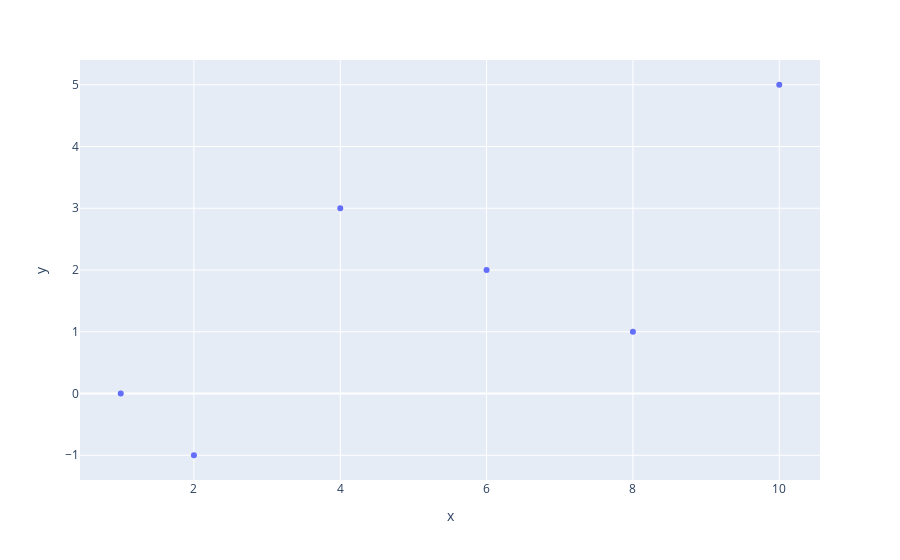

Notebook source saved alongside this figure:
### Code cell
px.scatter(x= [1,2,4,6,8,10],y=[0,-1,3,2,1,5])

### Figure 1 — Plotly figure (JSON) as saved in the notebook; plotly's stock layout.template omitted (floating-point values rounded to 4 significant figures)
{"data": [{"hovertemplate": "x=%{x}<br>y=%{y}<extra></extra>", "legendgroup": "", "marker": {"color": "#636efa", "symbol": "circle"}, "mode": "markers", "name": "", "orientation": "v", "showlegend": false, "type": "scatter", "x": [1, 2, 4, 6, 8, 10], "xaxis": "x", "y": [0, -1, 3, 2, 1, 5], "yaxis": "y"}], "layout": {"legend": {"tracegroupgap": 0}, "margin": {"t": 60}, "xaxis": {"anchor": "y", "domain": [0, 1], "title": {"text": "x"}}, "yaxis": {"anchor": "x", "domain": [0, 1], "title": {"text": "y"}}}}
